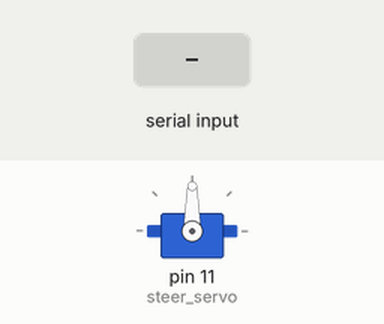
Recording of a sketch running on a simulated Arduino Uno, built with avr-gcc and run on an emulated ATmega328P. Shown: servo. The test bench sets the inputs (shaded band).

Above: at 1.2 s.
1.3 s: "A" received over Serial
At 2.1 s:
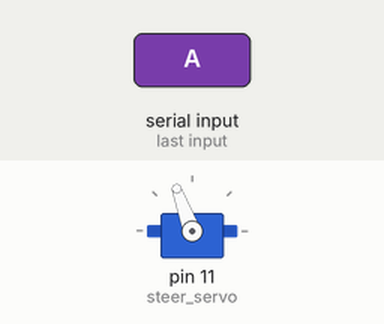
3.3 s: "B" received over Serial
At 3.8 s:
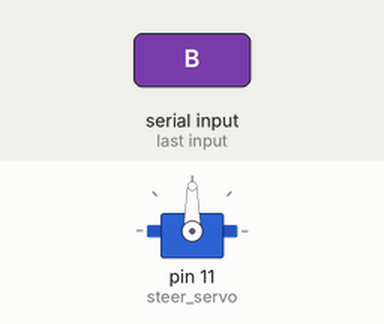
4.8 s: "a" received over Serial
At 5.2 s:
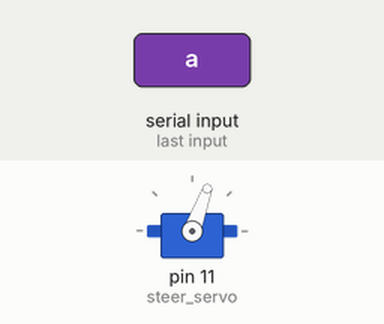
Timing chart, 0 to 7.8 s (numbered marks = the images above; inputs shaded):
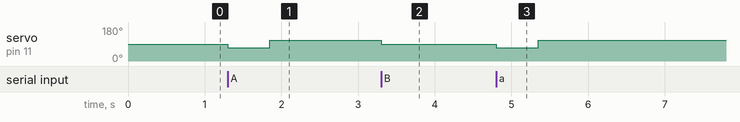

The sketch:

LeverMotorized.ino
```cpp
#include <Servo.h> //library. contains commands for controlling the servo

Servo steer_servo;
char buttonPress;// for incoming serial data

void setup() {
  steer_servo.attach(11);
  Serial.begin(9600);
}

void loop(){

 buttonPress = Serial.read();

  if (buttonPress == 'A' || buttonPress == 'a')
    {
        steer();
    }
  if (buttonPress == 'B'|| buttonPress == 'b')
    {
        steer_servo.write(90);
    }
}

void steer()
{
  steer_servo.write(70); //spin lever up
  delay(550);
  steer_servo.write(110); //spin lever down
  delay(550);
}
```

Measured:
- after the input at 1.3 s, servo on pin 11 (steer_servo): 90° → 70° at once, → 110° 0.55 s later
- after the input at 3.3 s, servo on pin 11 (steer_servo): 110° → 90° at once
- after the input at 4.8 s, servo on pin 11 (steer_servo): 90° → 70° at once, → 110° 0.55 s later
